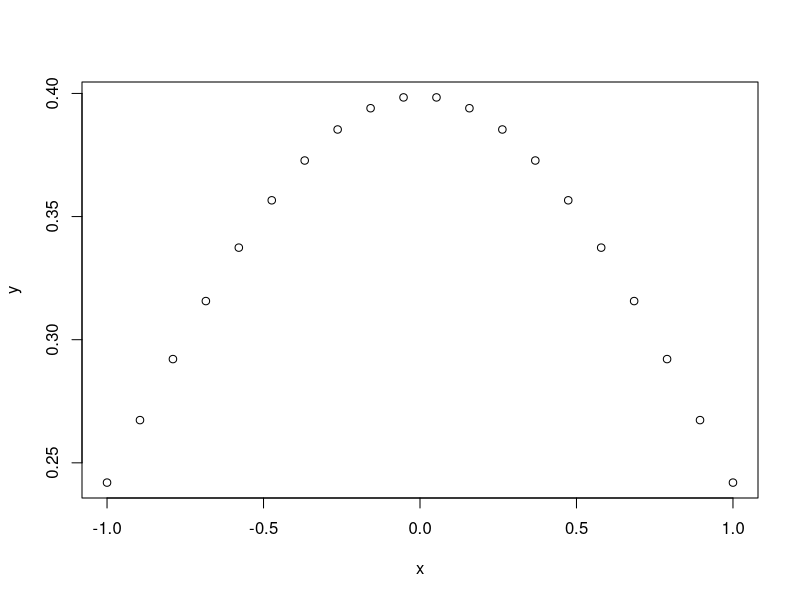

Write R code to recreate this figure.
## ---- chunk 1

knitr::opts_chunk$set(
  echo = FALSE
)

library(tidyverse)


airport_survey <- read_csv("data/airport_survey.csv", 
    col_types = cols(`Date recorded` = col_date(format = "%m/%d/%Y")))


## ---- chunk 2
x <- seq(-1, 1, length = 20)
y <- dnorm(x)

plot(x, y)

## ---- chunk 3

head(mtcars)

